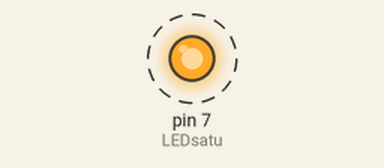
Bench run of a sketch on a simulated Arduino Uno, built with avr-gcc and run on an emulated ATmega328P. Parts: output pins drawn as LEDs (lit = HIGH). Dashed ring = blinking. What the sketch prints to the serial monitor is not drawn.

Above: at 0.5 s.
Timing chart, 0 to 4.8 s (numbered marks = the images above):
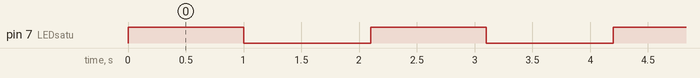

The sketch:

LEDblinkPROCESSING.ino
```cpp
int LEDsatu = 7;

void setup() {

  pinMode(LEDsatu, OUTPUT);
  Serial.begin(9600);
}

// the loop function runs over and over again forever
void loop() {
  //if (Serial.available())
  digitalWrite(LEDsatu, HIGH);   // turn the LED on (HIGH is the voltage level)
  Serial.write(1);
  delay(1000);                       // wait for a second
  digitalWrite(LEDsatu, LOW);    // turn the LED off by making the voltage LOW
  Serial.write(0);
  delay(1000);                       // wait for a second

delay(100);
}
```

Measured:
- by itself, pin 7 (LEDsatu): alternates HIGH for 1.0 s and LOW for 1.1 s
